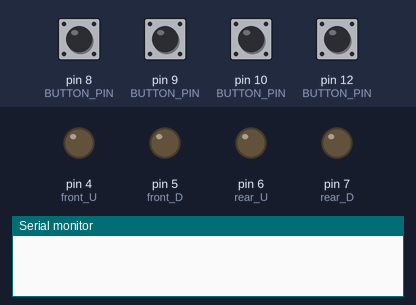
This sketch was run on a simulated Arduino Uno, built with avr-gcc and run on an emulated ATmega328P. Shown: output pins drawn as LEDs (lit = HIGH), the last lines printed to the serial monitor. Dashed ring = blinking. The inputs (shaded band) are chosen by the test bench; at power-on: pin 8 (BUTTON_PIN), pin 9 (BUTTON_PIN), pin 10 (BUTTON_PIN), pin 12 (BUTTON_PIN) HIGH.

Above: at 1.2 s.
1.3 s: pin 8 (BUTTON_PIN) pulled LOW for 1 s
At 2.5 s:
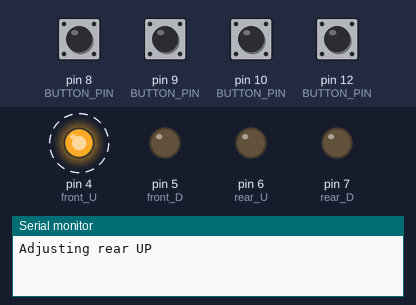
5.3 s: pin 9 (BUTTON_PIN) pulled LOW for 1 s
At 6.4 s:
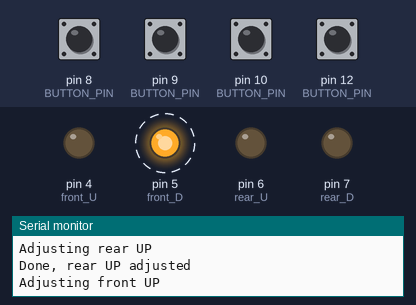
9.3 s: pin 10 (BUTTON_PIN) pulled LOW for 1 s
At 10.8 s:
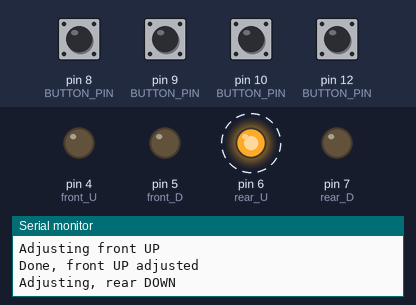
13.3 s: pin 12 (BUTTON_PIN) pulled LOW for 1 s
At 14.9 s:
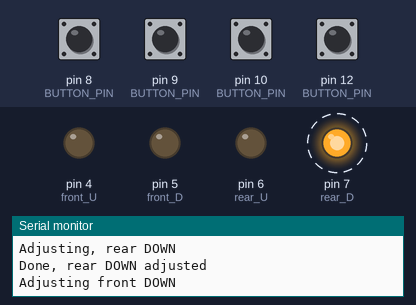
17.3 s: pin 9 (BUTTON_PIN) pulsed LOW 2 times (0.12 s each, 0.3 s apart)
At 18.3 s:
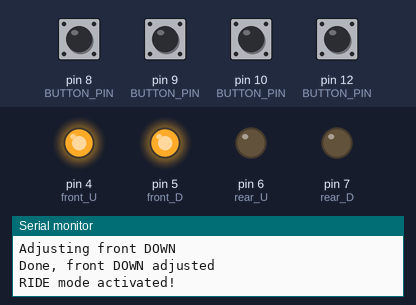
Timing chart, 0 to 21.8 s (numbered marks = the images above; inputs shaded):
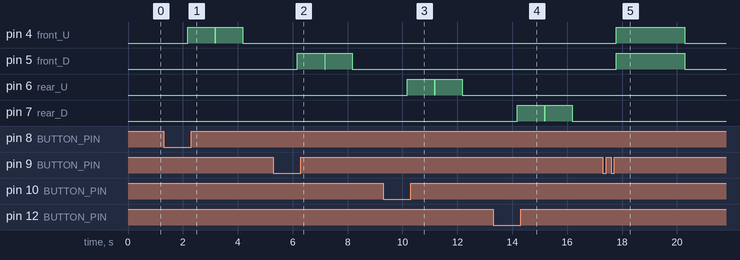

The sketch:

Airride_V2.3.ino
```cpp
/*
 * Airride HeSpi V2.4
 *
 * Added long press feature
 * Added double press feature
 * Coded by Rik Spijkers 20230502
 */

#include "OneButton.h"  // Import OneButton library, can be found here : https://github.com/mathertel/OneButton.git
#include "Arduino.h"    // Import Adruino library, already present in the tool

// Define relay outputs for valve block

int front_U = 4; // Front up relay
int front_D = 5; // Front down relay
int rear_U = 6; // Rear up relay
int rear_D = 7; // Rear down relay

// Using UTP CAT6 as interface cable between OEM buttons and Arduino

const int buttonPin8 = 8;  // Inlet rear / ORANGE
const int buttonPin9 = 9;  // Inlet front / BLUE
const int buttonPin10 = 10;  // Exhaust reat / GREEN
const int buttonPin12 = 12;  // Exhaust front / BROWN
int buttonState = 0;  // variable for reading the pushbutton status

// Define pushbuttons

#define BUTTON_PIN 8

OneButton button8 = OneButton(
  BUTTON_PIN,  // Input pin for the button
  true,        // Button is active LOW
  true         // Enable internal pull-up resistor
);

#define BUTTON_PIN 9

OneButton button9 = OneButton(
  BUTTON_PIN,  // Input pin for the button
  true,        // Button is active LOW
  true         // Enable internal pull-up resistor
);

#define BUTTON_PIN 10

OneButton button10 = OneButton(
  BUTTON_PIN,  // Input pin for the button
  true,        // Button is active LOW
  true         // Enable internal pull-up resistor
);

#define BUTTON_PIN 12

OneButton button12 = OneButton(
  BUTTON_PIN,  // Input pin for the button
  true,        // Button is active LOW
  true         // Enable internal pull-up resistor
);


void setup() {

  Serial.begin(115200);                             // enable serial monitor for debugging purposes

  pinMode(front_U, OUTPUT);                              // sets the digital pin as output
  pinMode(front_D, OUTPUT);                              // sets the digital pin as output
  pinMode(rear_U, OUTPUT);                              // sets the digital pin as output
  pinMode(rear_D, OUTPUT);                              // sets the digital pin as output

  button12.attachDoubleClick(doubleclick);            // link the function to be called on a doubleclick event.
  button9.attachDoubleClick(doubleclick2);            // link the function to be called on a doubleclick2 event.
  button8.attachDuringLongPress(longpress8);            // link the function to be called on a longpress8 event.
  button9.attachDuringLongPress(longpress9);            // link the function to be called on a longpress9 event.
  button10.attachDuringLongPress(longpress10);            // link the function to be called on a longpress10 event.
  button12.attachDuringLongPress(longpress12);            // link the function to be called on a longpress12 event.
}

void loop() {

  button8.tick();                                   // check the status of the button
  button9.tick();                                   // check the status of the button
  button10.tick();                                  // check the status of the button
  button12.tick();                                  // check the status of the button

  delay(10);                                        // a short wait between checking the button

} // loop


void doubleclick() {                                // SLAM mode
 digitalWrite(6,HIGH);                             // Open ALL outlet valves
 digitalWrite(7,HIGH);
 Serial.println("SLAM mode activated!");
 delay(10000);                                       // wait 10 seconds
 digitalWrite(6,LOW);                              // close ALL outlet valves
 digitalWrite(7,LOW);
 Serial.println("SLAM mode deactived, system empty");
}

void doubleclick2() {                                // RIDE mode
 digitalWrite(4,HIGH);                             // Open ALL outlet valves
 digitalWrite(5,HIGH);
 Serial.println("RIDE mode activated!");
 delay(2500);                                       // wait 2.5 second
 digitalWrite(4,LOW);                              // close ALL outlet valves
 digitalWrite(5,LOW);
 Serial.println("RIDE mode active");
}

void longpress8(){                                  // Adjust rear UP
  digitalWrite(4,HIGH);                            // Open REAR inlet valve
   Serial.println("Adjusting rear UP");
 delay(1000);                                       // wait one second
 digitalWrite(4,LOW);                              // Close REAR inlet valve
 Serial.println("Done, rear UP adjusted");
}

void longpress9(){                                   // Adjust front UP
  digitalWrite(5,HIGH);                            // Open the FRONT inlet valve
   Serial.println("Adjusting front UP");
 delay(1000);                                       // wait one second
 digitalWrite(5,LOW);                              // Close FRONT inlet valve
 Serial.println("Done, front UP adjusted");
}

void longpress10(){                                   // Adjust rear DOWN
  digitalWrite(6,HIGH);                            // Open the REAR down valve
   Serial.println("Adjusting, rear DOWN");
 delay(1000);                                       // wait one second
 digitalWrite(6,LOW);                              // Close the REAR down valve
 Serial.println("Done, rear DOWN adjusted");
}

void longpress12(){                                   // Adjust front DOWN
  digitalWrite(7,HIGH);                            // Open the FRONT outlet valve
   Serial.println("Adjusting front DOWN");
 delay(1000);                                       // wait one second
 digitalWrite(7,LOW);                              // Close the FRONT outlet valve
 Serial.println("Done, front DOWN adjusted");
}
```

Measured:
- after the input at 1.3 s, pin 4 (front_U): alternates HIGH for 1.0 s and LOW for 0.01 s, starting after 0.87 s
- after the input at 5.3 s, pin 5 (front_D): alternates HIGH for 1.0 s and LOW for 0.01 s, starting after 0.87 s
- after the input at 9.3 s, pin 6 (rear_U): alternates HIGH for 1.0 s and LOW for 0.01 s, starting after 0.87 s
- after the input at 13.3 s, pin 7 (rear_D): alternates HIGH for 1.0 s and LOW for 0.01 s, starting after 0.87 s
- after the input at 17.3 s, pin 4 (front_U), pin 5 (front_D): LOW → HIGH after 0.49 s, → LOW 2.5 s later
